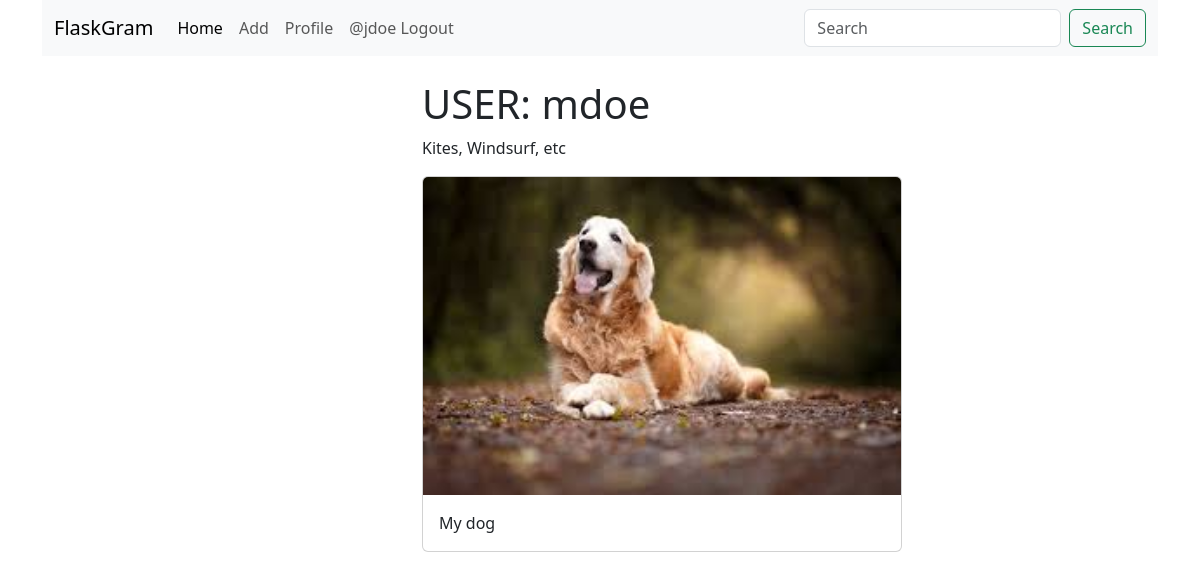
Screenshot of /user/2 (signed in) with the database file from the repository.
### tables this page shows
CREATE TABLE users (
    id INTEGER PRIMARY KEY AUTOINCREMENT,
    username TEXT UNIQUE NOT NULL,
    password TEXT NOT NULL,
    description TEXT, 
    created_at TIMESTAMP NOT NULL
);

CREATE TABLE posts (
    id INTEGER PRIMARY KEY AUTOINCREMENT,
    content TEXT NOT NULL,
    image TEXT NOT NULL,
    created_at TIMESTAMP NOT NULL, 
    users_id INTEGER NOT NULL,
    FOREIGN KEY (users_id) REFERENCES users (id) 
);

### app.py (the view)
@app.route('/user/<int:uid>')
def user_page(uid):
    db = get_db_connection()
    user = db.execute("SELECT * FROM users WHERE id=?", (uid,)).fetchone()
    if user is None:
        abort(404)
    posts = db.execute("SELECT * FROM posts WHERE users_id=? ORDER BY created_at DESC",
                       (uid,)).fetchall()
    return render_template('user.html', user=user, posts=posts)

### app.py (called while the page is built)
def get_db_connection():
    if 'db' not in g:
        g.db = sqlite3.connect(app.config['DATABASE'])
        g.db.row_factory = sqlite3.Row
    return g.db

@app.before_request
def load_logged_in_user():
    user_id = session.get('user_id')
    if user_id is None:
        g.user = None
    else:
        db = get_db_connection()
        g.user = db.execute("SELECT * FROM users WHERE id=?", (user_id,)).fetchone()

### templates/user.html
{% extends 'base.html' %}
{% block content %}
    <div class="row">
        <div class="col-md-4 mx-auto">
            <h1>USER: {{ user['username'] }}</h1>
            <p>{{ user['description'] }}</p>
            {% for row in posts %}
                <div class="card mb-3" style="width: 30rem;">
                    <img src="/static/uploads/{{ row['image'] }}" class="card-img-top" alt="...">
                <div class="card-body">
                    <p class="card-text">{{ row['content'] }}</p>
                </div>
                </div>
            {% endfor %}
        </div>
    </div>
{% endblock %}

### templates/base.html (shortened to what this page needs)
<!DOCTYPE html>
<html lang="en">
<head>
    <link href="https://cdn.jsdelivr.net/npm/bootstrap@5.3.6/dist/css/bootstrap.min.css" rel="stylesheet">
</head>
<body>
    <div class="container">
        <nav class="navbar navbar-expand-lg bg-body-tertiary">
            <div class="container-fluid">
                <a class="navbar-brand" href="#">FlaskGram</a>
                <div class="collapse navbar-collapse" id="navbarSupportedContent">
                <ul class="navbar-nav me-auto mb-2 mb-lg-0">
                    <li class="nav-item">
                    <a class="nav-link active" aria-current="page" href="#">Home</a>
                    </li>
                    {% if g.user %}
                    <li class="nav-item">
                    <a class="nav-link" href="/create">Add</a>
                    </li>
                    <li class="nav-item">
                    <a class="nav-link" href="/profile">Profile</a>
                    </li>
                    <li class="nav-item">
                    <a class="nav-link" href="/logout">@{{ g.user['username'] }} Logout</a>
                    </li>
                    {% endif %}
                </ul>
                <form class="d-flex" role="search">
                    <input class="form-control me-2" type="search" placeholder="Search" aria-label="Search"/>
                    <button class="btn btn-outline-success" type="submit">Search</button>
                </form>
                </div>
            </div>
        </nav>
        <div class="mt-4">
            {% block content %}{% endblock %}
        </div>
    </div>
</body>
</html>

### rows the page displays
users: user.username "jdoe"
users: username "mdoe", description "Kites, Windsurf, etc"
posts: image (picture), content "My dog"
